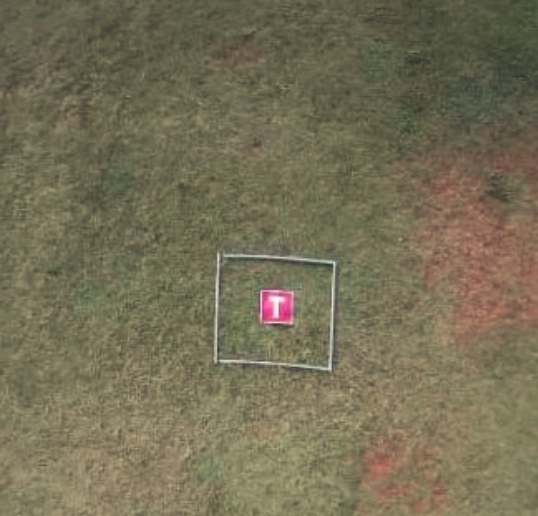
#> input picture OpenCV/Assignment 2/img2.png, 538 x 516 px
$ python application.py
#> lines starting #> are read from the running program, lines starting #| are printed output that depends on the picture; after the words box and inside, x2 and y2 are one past the last pixel; in counts of white or black regions, pixels touching at a corner belong together
import matplotlib.pyplot as plt
import numpy as np
import cv2

img = cv2.imread("img2.png")
#> img is the input picture: shape (516, 538, 3); mean B, G, R 85.8, 110.8, 117.8

img_1 = cv2.cvtColor(img,cv2.COLOR_BGR2GRAY)
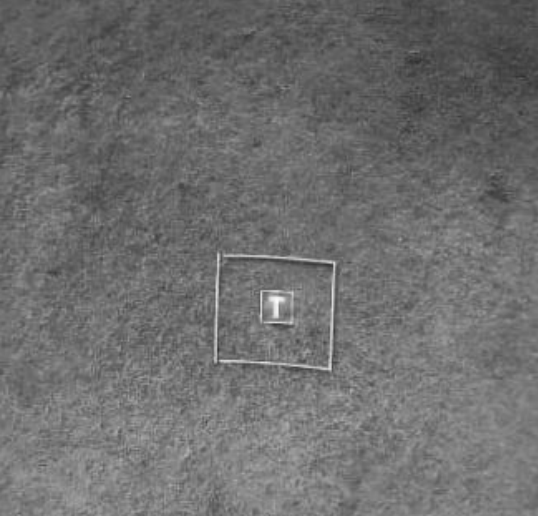
#> img_1: shape (516, 538); min 48, max 250, mean 110.1

img_2 = cv2.cvtColor(img,cv2.COLOR_BGR2HSV)
#> img_2: shape (516, 538, 3); mean H, S, V 25.7, 69.3, 118.2

mask_white = cv2.inRange(img,(180, 180, 180) , (255, 255, 255))
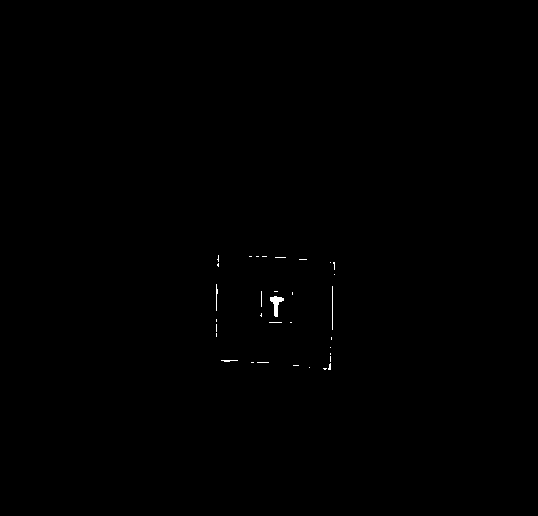
#> mask_white: shape (516, 538); 0.14% white; 33 white regions (29 under 20 px), largest, box (x1, y1, x2, y2) and area: (270, 296, 284, 317) 132, (332, 286, 333, 330) 44, (216, 284, 218, 311) 32, (221, 360, 238, 362) 23
img_3 = cv2.bitwise_and(img, img, mask=mask_white)

img_4 = cv2.cvtColor(img,cv2.COLOR_BGR2RGB)

img_5 = cv2.GaussianBlur(img,(5,5),3)

img_6 = cv2.GaussianBlur(img_4,(5,5),3)

rows,cols = img.shape[:2]
#> rows = 516; cols = 538
M = cv2.getRotationMatrix2D((cols/2,rows/2),45,1)
L = cv2.getRotationMatrix2D((cols/2,rows/2),100,1)
P = cv2.getRotationMatrix2D((cols/2,rows/2),150,1)
O = cv2.getRotationMatrix2D((cols/2,rows/2),180,1)

img_7 = cv2.warpAffine(img_1,O,(cols,rows),1)
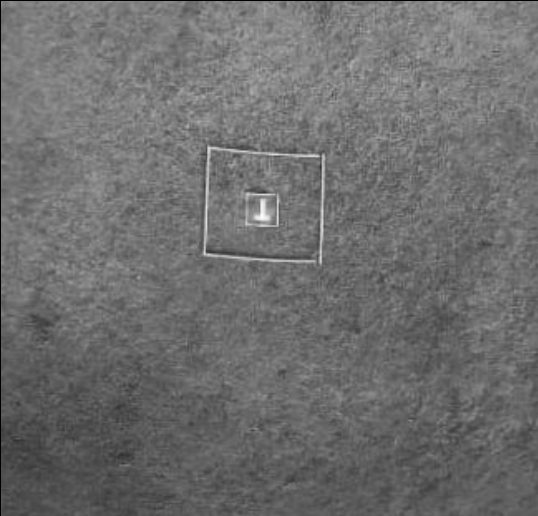
#> img_7: shape (516, 538); min 0, max 250, mean 109.7

img_8 = cv2.warpAffine(img,M,(cols,rows),1)
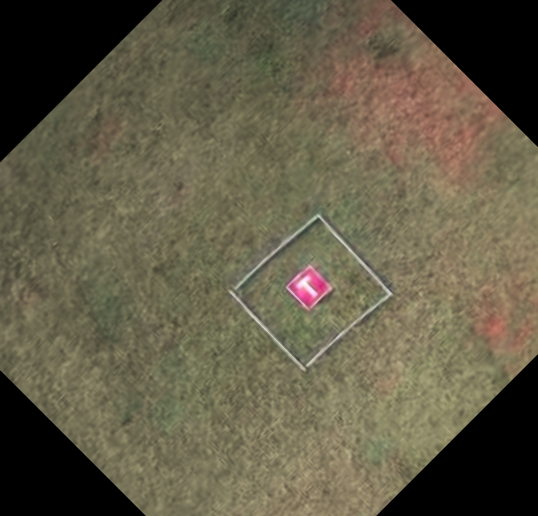
#> img_8: shape (516, 538, 3); mean B, G, R 71.6, 92.3, 98.5

img_9 = cv2.warpAffine(img,L,(cols,rows),1)
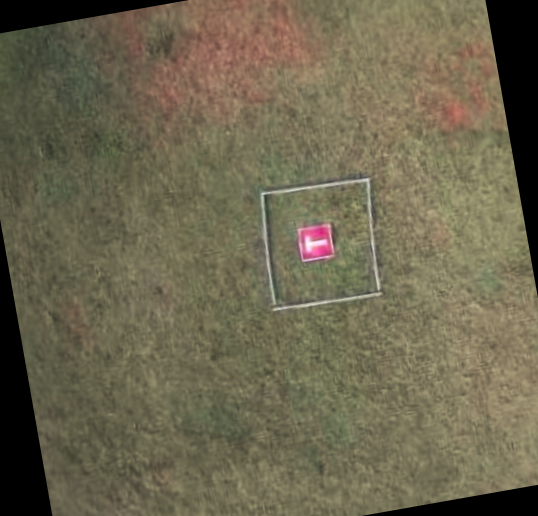
#> img_9: shape (516, 538, 3); mean B, G, R 79.3, 102.3, 108.9

img_10 = cv2.warpAffine(img_6,P,(cols,rows),1)
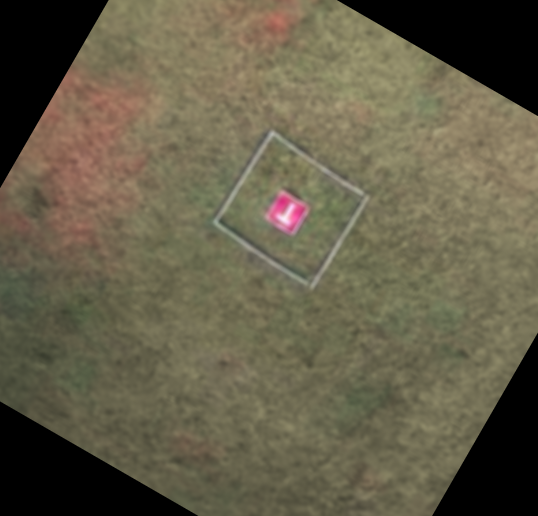
#> img_10: shape (516, 538, 3); mean R, G, B 100.4, 94.2, 73

a = [img_1,img_2,img_3,img_4,img_5,img_6,img_7,img_8,img_9,img_10]

for i in range(len(a)):
    name = "img_"+ f"{i}" +".png"
    cv2.imwrite(name,a[i])
#> this loop made 10 passes
#> name on passes 1 to 10: 'img_0.png', 'img_1.png', 'img_2.png', 'img_3.png', 'img_4.png', 'img_5.png', 'img_6.png', 'img_7.png', 'img_8.png', 'img_9.png'

cv2.imshow("Images",img_8)

cv2.waitKey(0)
